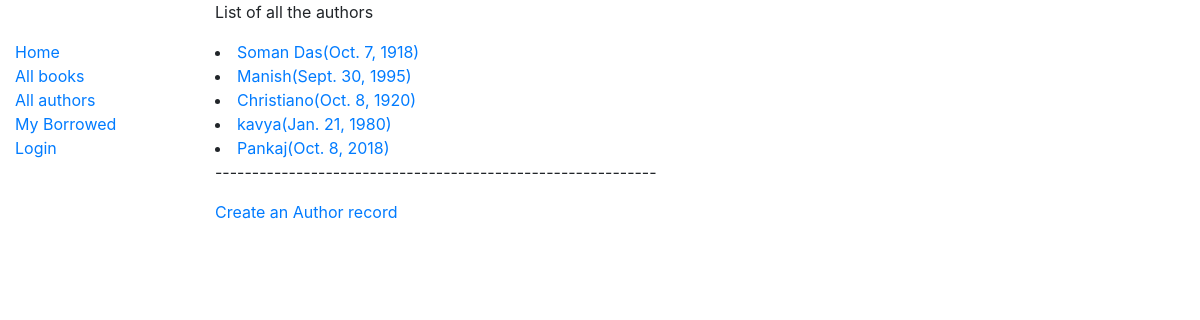
Page /catalog/authors/ on the earlier database version.
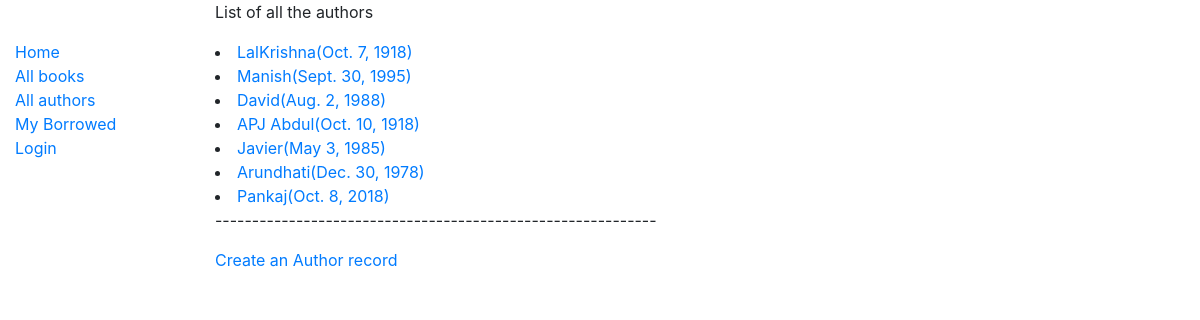
Same page on the later database version.
### catalog/models.py (models this page shows, shortened)
class Author(models.Model):
	first_name=models.CharField(max_length=20)
	date_of_birth=models.DateField(null=False,blank=False)
	date_of_death=models.DateField(null=True,blank=True)
	last_name=models.CharField(max_length=20)
	class Meta:
		ordering=['last_name','first_name']

### catalog/views.py (the view)
# urls.py: path('authors/',views.AuthorsListView.as_view(),name="authors"),
class AuthorsListView(generic.ListView):
	model=Author
	context="author_list"

### catalog/templates/catalog/author_list.html
{% extends 'catalog/base_generic.html' %}
{% block content %}
<p>List of all the authors</p>
	{% for value in author_list %}
		<li>
			<a href ="{% url 'author-detail' value.id %}">{{value.first_name}}({{value.date_of_birth}})</a>
		</li>
	{% endfor %}
	<p>------------------------------------------------------------</p>
	<p><a href="{% url 'author_create' %}"> Create an Author record</p>
{% endblock %}

Differences in the rows shown:
removed Author: first_name "kavya", date_of_birth "Jan. 21, 1980"
changed Author: first_name "Soman Das" → "LalKrishna"
added Author: first_name "David", date_of_birth "Aug. 2, 1988"
added Author: first_name "APJ Abdul", date_of_birth "Oct. 10, 1918"
added Author: first_name "Javier", date_of_birth "May 3, 1985"
changed Author: first_name "Christiano" → "Arundhati"; date_of_birth "Oct. 8, 1920" → "Dec. 30, 1978"
